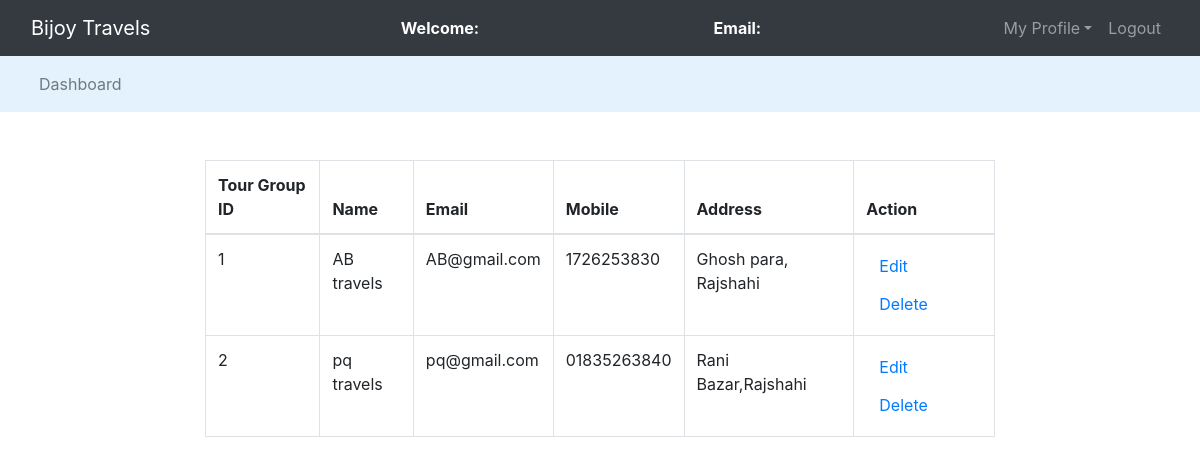
Screenshot of /admin/manage_tg.php with the database file from the repository.
### tables this page shows
CREATE TABLE `trgrp` (
  `id` int(50) NOT NULL,
  `name` varchar(50) NOT NULL,
  `email` varchar(50) NOT NULL,
  `password` varchar(50) NOT NULL,
  `mobile` varchar(20) NOT NULL,
  `address` varchar(55) NOT NULL
);

### admin/manage_tg.php (the view, shortened to what this page needs)
<!DOCTYPE html>
<html>
<head>
	<link rel="stylesheet" type="text/css" href="../bootstrap-4.4.1/css/bootstrap.min.css">
</head>
<body>
	<nav class="navbar navbar-expand-lg navbar-dark bg-dark">
		<div class="container-fluid">
			<div class="navbar-header">
				<a class="navbar-brand" href="admin_dashboard">Bijoy Travels</a>
			</div>
			<font style="color: white"><span><strong>Welcome: <?php echo $_SESSION['name'];?></strong></span></font>
			<font style="color: white"><span><strong>Email: <?php echo $_SESSION['email'];?></strong></span></font>
			<ul class="nav navbar-nav navbar-right">
				<li class="nav-item dropdown">
					<a class="nav-link dropdown-toggle" data-toggle="dropdown">My Profile</a>
				</li>
				<li class="nav-item"><a class="nav-link" href="../logout.php">Logout</a></li>
			</ul>
		</div>
	</nav>
<nav class="navbar navbar-expand-lg navbar-light" style="background-color: #e3f2fd">
	<div class="container-fluid">
		<ul class="nav navbar-nav navbar-center">
			<li class="nav-item">
				<a href="admin_dashboard.php" class="nav-link">Dashboard</a>
			</li>
		</ul>
	</div>
</nav>
<br><br>
	<div class="row">
		<div class="col-md-2"></div>
		<div class="col-md-8">
			<table class="table table-bordered table-hover">
				<thead>
					<tr>
						<th>Tour Group ID</th>
						<th>Name</th>
						<th>Email</th>
						<th>Mobile</th>
						<th>Address</th>
						<th>Action</th>
					</tr>
				</thead>
				<?php
					$connection = mysqli_connect("localhost","root","");
					$query = "select * from trgrp";
					$query_run = mysqli_query($connection,$query);
					while($row = mysqli_fetch_assoc($query_run)){
						?>
						<tr>
							<td><?php echo $row['id'];?></td>
							<td><?php echo $row['name'];?></td>
							<td><?php echo $row['email'];?></td>
							<td><?php echo $row['mobile'];?></td>
							<td><?php echo $row['address'];?></td>
							<td>
								<button class="btn" name=""><a href="edit_tg.php?aid=<?php echo $row['id'];?>">Edit</a></button>
								<button class="btn" name=""><a href="delete_tg.php?aid=<?php echo $row['id'];?>">Delete</a></button>
							</td>
						</tr>
						<?php
					}
				?>
			</table>
		</div>
		<div class="col-md-2"></div>
	</div>
</body>
</html>

### rows the page displays
trgrp: id "1", name "AB travels", email "AB@gmail.com", mobile "1726253830", address "Ghosh para, Rajshahi"
trgrp: id "2", name "pq travels", email "pq@gmail.com", mobile "01835263840", address "Rani Bazar,Rajshahi"
